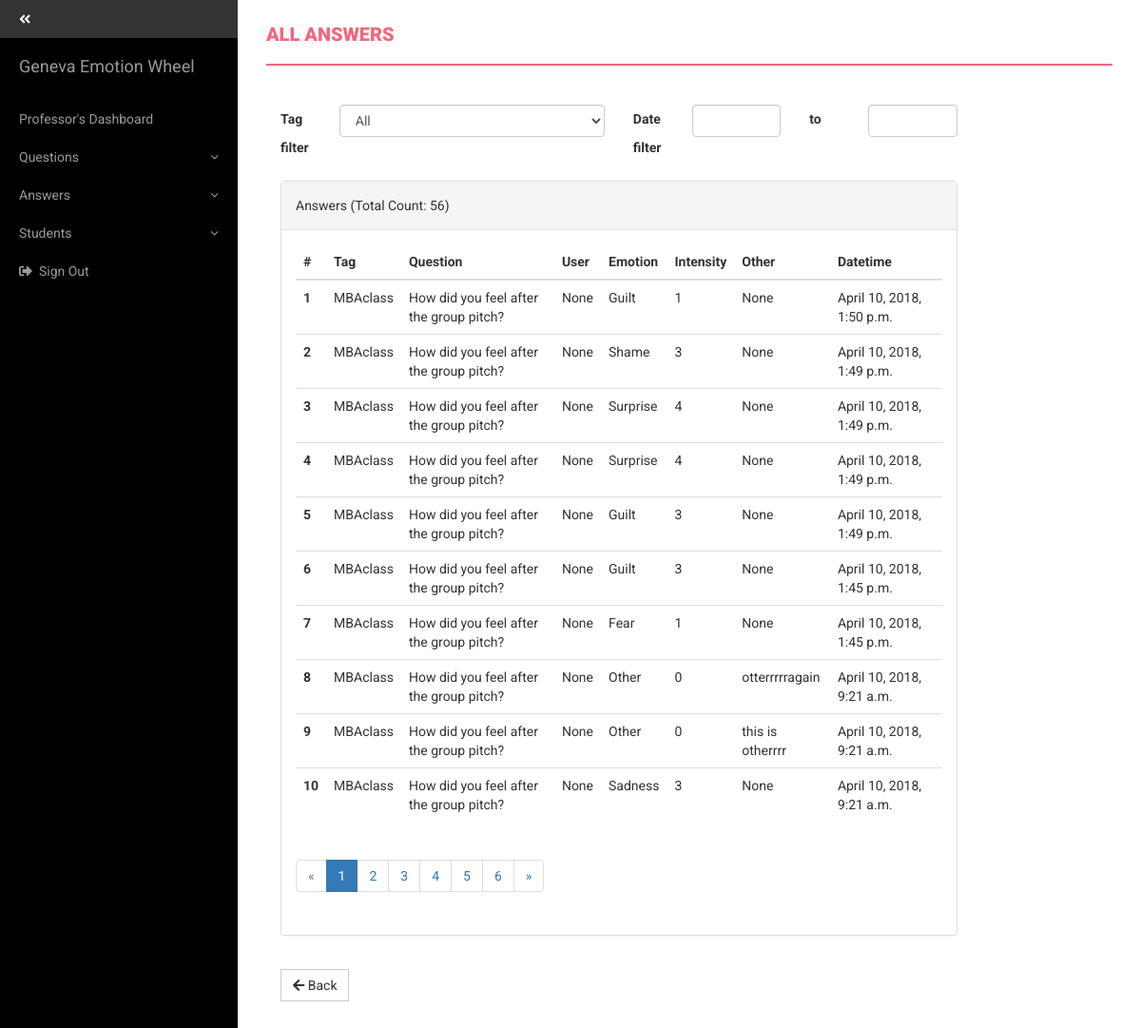
Page /base/answer-list/ (signed in) on the committed database.
### base/models.py (models this page shows, shortened)
class BaseModel(models.Model):
    date = models.DateTimeField('date', default=timezone.now())
    created_by = models.ForeignKey(TempUser, blank=True, null=True)
    is_active = models.BooleanField(default=True)
    class Meta:
        abstract=True

class Answer(BaseModel):
    emotion = models.CharField(max_length=18, choices=Emotion.EMOTION_CHOICES)
    intensity = models.IntegerField()
    question = models.ForeignKey(Question)
    note = models.CharField(max_length=50, blank=True, null=True)

class Question(BaseModel):
    status_choices = [
        ('open', 'Open'),
        ('closed', 'Closed')
    ]
    tag = models.CharField(max_length=24, blank=True, null=True)
    name = models.CharField(max_length=128)
    allow_anonymous = models.BooleanField(default=False)
    code = models.CharField(max_length=12, blank=True, null=True, unique=True)
    status = models.CharField(max_length=18, choices=status_choices, default='open')

### base/views.py (the view)
def answer_list(request, *args, **kwargs):
    user = session_check(request)
    if not user:
        return redirect('base:login')
    context = {}
    mode, mode_id = '', ''
    if 'mode' in kwargs:
        mode= kwargs.get('mode')
        context['mode'] = True
    if 'mode_id' in kwargs:
        mode_id = kwargs.get('mode_id')
    tag = request.GET.get('tag', None)
    page = request.GET.get('page')
    questions = Question.objects.filter(created_by=user, is_active=True)
    tags = questions.values_list('tag', flat=True)
    tags = list(set(filter(None, tags)))
    context['tags'] = tags
    title = 'All Answers'
    answers = Answer.objects.filter(question__created_by__pk=user.id, is_active=True).order_by('-pk')
    date_from = request.GET.get('date_from', None)
    date_to = request.GET.get('date_to', None)
    if date_from:
        start_date = datetime.datetime.strptime(date_from, "%m/%d/%Y")
        answers = answers.filter(date__gte=start_date)
        context['date_from'] = date_from
    if date_to:
        end_date = datetime.datetime.strptime(date_to, "%m/%d/%Y")
        answers = answers.filter(date__lte=end_date)
        context['date_to'] = date_to
    if mode == 'question':
        question = get_object_or_None(Question, id=int(mode_id))
        title = 'Answers to Question: {}'.format(question.name)
        answers = answers.filter(question__id=int(mode_id))
        context['question'] = question
    elif (tag and tag != 'all') or mode == 'tag':
        if tag:
            mode_id = tag
        context['tag'] = mode_id
        title = 'Answers by Tag: {}'.format(mode_id)
        answers = answers.filter(question__tag=mode_id)
    page_objects = paginate(page, answers)
    context['title'] = title
    context['object_list'] = page_objects
    context['count'] = answers.count()
    context['mode'] = mode
    return render(request, 'base/answer_list.html', context)

### base/views.py (called while the page is built)
def paginate(page, object_list, count_per_page=10):
    paginator = Paginator(object_list, count_per_page)
    try:
        objects = paginator.page(page)
    except PageNotAnInteger:
        objects = paginator.page(1)
    except EmptyPage:
        objects = paginator.page(paginator.num_pages)
    return objects

### helpers/context_processors.py (called while the page is built)
def user_processor(request):
    user = session_check(request)
    if not user:
        user = request.session.get('student', None)
    return {'temp_user': user}

### helpers/templatetags/helper_extras.py (called while the page is built, shortened)
def is_teacher(user):
    res = False
    try:
        if user and user.user_type and user.user_type == 't':
            res = True
    except:
        res=False
    return res

@register.filter(name='user_type')
def user_type(user, group):
    if user and group == 't':
        return is_teacher(user)
    else:
        return False

@register.simple_tag
def relative_url(value, field_name, urlencode=None):
    url = '?{}={}'.format(field_name, value)
    return url

### helpers/tools.py (called while the page is built)
def get_object_or_None(model, *args, **kwargs):
	try:
	    obj  = model.objects.get(*args, **kwargs)
	except ObjectDoesNotExist:
	    obj = False
	return obj

def session_check(request):
	if 'user' in request.session and request.session['user']:
		user_id = request.session.get('user')
		user = get_object_or_None(TempUser, id=user_id)
		return user
	else:
		return False
	return False

### base/templates/base/answer_list.html (shortened to what this page needs)
{% extends 'base/index.html' %}
{% load helper_extras %}
{% block page_head %} {{ title }} {% endblock %}
{% block content %}
{% if not mode %}
<div class='col-md-10'>
    <form  class='form-horizontal' id='tag_form' class='form-inline' action='{% url "base:answer_list" %}'>
    <div class='form-group'>
      <div class='col-sm-6 col-md-1'>
        <label for='keyword'>Tag filter </label>
      </div>
        <div class='col-sm-6 col-md-5'>
        <select class='form-control' style='width:100%;' id='tag' name='tag' onChange="this.form.submit();">
          <option value='all'>All</option>
        </select>
        </div>
        <div class='col-sm-6 col-md-1'>
        <label for='date_from'>Date filter </label>
      </div>
        <div class='col-sm-6 col-md-2'>
        <input class='datepicker form-control' id='date_from' name='date_from' {% if date_from %}value='{{ date_from }}'{% endif%} onChange="this.form.submit();"/>
        </div>
       <div class='col-sm-6 col-md-1'>
        <label for='date_from'>to </label>
      </div>
        <div class='col-sm-6 col-md-2'>
        <input class='datepicker form-control' id='date_to' name='date_to' {% if date_to %}value='{{ date_to }}'{% endif%} onChange="this.form.submit();"/>
        </div>
        </div>
     </form>
</div>
{% endif %}
<div class='col-md-10'>
<div class="panel panel-default">
  <div class="panel-heading">Answers (Total Count: {{ count }})</div>
  <div class='panel-body'>
    <div class="table-responsive">
        <table class="table table-hover">
          <thead>
            <tr>
              <th scope="col">#</th>
              {% if not mode == 'question' %}
              <th scope="col">Tag</th>
              <th scope="col">Question</th>
              {% endif %}
              <th scope="col">User</th>
              <th scope="col">Emotion</th>
              <th scope="col">Intensity</th>
              <th scope="col">Other</th>
              <th scope="col">Datetime</th>
            </tr>
          </thead>
          <tbody>
          {% for answer in object_list %}
            <tr>
              <th scope="row">{{ forloop.counter0|add:object_list.start_index }} </th>
              {% if not mode == 'question' %}
              <td>{{ answer.question.tag }}</td>
              <td>{{ answer.question.name }}</td>
              {% endif %}
              <td>{{ answer.created_by}}</td>
              <td>{{ answer.get_emotion_display }}</td>
              <td>{{ answer.intensity }}</td>
              <td>{{ answer.note }}</td>
              <td>{{ answer.date }}</td>
            </tr>
          {% endfor %}
          </tbody>
        </table>
        {% include "base/include/paginate_with_parameters.html" %}
    </div>
    </div>
</div>
</div>
{% if student %}
<div class='col-md-12 back'>
        <a type='button' href="{% url 'base:student_list' %}" class='btn btn-default btn-md'><i class="fas fa-arrow-left"></i>&nbsp;Back</a>
</div>
{% else %}
  {% if tag %}
      <div class='col-md-12 back'>
              <a type='button' href="{% url 'base:tag_list' %}" class='btn btn-default btn-md'><i class="fas fa-arrow-left"></i>&nbsp;Back</a>
      </div>
  {% else %}
      <div class='col-md-12 back'>
              <a type='button' href="{% url 'base:question_list' %}" class='btn btn-default btn-md'><i class="fas fa-arrow-left"></i>&nbsp;Back</a>
      </div>
  {% endif %}
{% endif %}
 {% endblock %}

### base/templates/base/index.html (shortened to what this page needs)
{% load static %}
{% load helper_extras %}
<!DOCTYPE html>
<html lang="en">
<head>
    <link href="{% static 'css/bootstrap.min.css' %}" rel="stylesheet">
    <link href="{% static 'css/simple-sidebar.css' %}" rel="stylesheet">
    <link href="{% static 'css/styles_extra.css' %}" rel="stylesheet">
     <link href="{% static 'css/styles.css' %}" rel="stylesheet">
     <link rel="stylesheet" href="{% static 'css/jquery-ui.css' %}">
</head>
<body>
    <div id="wrapper">
        <div id="sidebar-wrapper">
            <ul class="sidebar-nav">
            <li>
                <a href="#menu-toggle" class="menu-toggle" id="menu-toggle"><i class="fas fa-angle-double-left"></i></a>
            </li>
                <li class="menuitem sidebar-brand">
                    <a href="https://www.affective-sciences.org/gew/" target='new'>Geneva Emotion Wheel</a>
                </li>
                {% if temp_user|user_type:"t" %}
                <li class='menuitem'>
                    <a href="{% url 'base:dashboard' %}">Professor's Dashboard</a>
                </li>
                <li class='menuitem'>
                <a href="#questionsSubmenu" data-toggle="collapse" aria-expanded="false">Questions</a>
                </li>
                <li class='menuitem'>
                <a href="#answersSubmenu" data-toggle="collapse" aria-expanded="false">Answers</a>
                </li>
                 <li class='menuitem'>
                <a href="#usersSubmenu" data-toggle="collapse" aria-expanded="false">Students</a>
                </li>
                {% endif %}
                <li>
                    <a href="{% url 'base:logout' %}"><i class="fas fa-sign-out-alt"></i>
                        <p class='menuitem' style='display:inline'>&nbsp;Sign Out</p></a>
                </li>
            </ul>
        </div>
        <div id="page-content-wrapper">
            <div class="container-fluid">
                <div class="row">
                    <div class="col-lg-12">
                            <div class="row">
                                <div class="col-md-12">
                                    <h4 class="page-head-line">{% block page_head %}{% endblock %}</h4>
                                </div>
                            </div>
                            <div class="row">
                                <div class="col-md-12">
                                </div>
                            </div>
                        {% block content %}
                        {% endblock %}
                    </div>
                </div>
            </div>
        </div>
    </div>
</body>
</html>

### base/templates/base/include/paginate_with_parameters.html
{% load helper_extras %}
{% if object_list.has_other_pages %}
  <ul class="pagination">
    {% if object_list.has_previous %}
      <li><a href="?page={{ object_list.previous_page_number }}&{% relative_url i 'page' request.GET.urlencode %}">&laquo;</a></li>
    {% else %}
      <li class="disabled"><span>&laquo;</span></li>
    {% endif %}
    {% for i in object_list.paginator.page_range %}
      {% if object_list.number == i %}
        <li class="active"><span>{{ i }} <span class="sr-only">(current)</span></span></li>
      {% else %}
        <li><a href="{% relative_url i 'page' request.GET.urlencode %}">{{ i }}</a></li>
      {% endif %}
    {% endfor %}
    {% if object_list.has_next %}
      <li><a href="?page={{ object_list.next_page_number }}&{% relative_url i 'page' request.GET.urlencode %}">&raquo;</a></li>
    {% else %}
      <li class="disabled"><span>&raquo;</span></li>
    {% endif %}
  </ul>
{% endif %}

### static/css/simple-sidebar.css (style rules this page uses)
body { overflow-x: hidden; }
#wrapper { padding-left: 250px; -webkit-transition: all 0.5s ease; -moz-transition: all 0.5s ease; -o-transition: all 0.5s ease; transition: all 0.5s ease; }
#sidebar-wrapper { z-index: 1000; position: fixed; left: 250px; width: 250px; height: 100%; margin-left: -250px; overflow-y: auto; background: #000; -webkit-transition: all 0.5s ease; -moz-transition: all 0.5s ease; -o-transition: all 0.5s ease; transition: all 0.5s ease; }
#page-content-wrapper { width: 100%; padding: 15px; position: relative; }
.sidebar-nav { position: absolute; top: 0; width: 250px; margin: 0; padding: 0; list-style: none; }
.sidebar-nav li { text-indent: 20px; line-height: 40px; }
.sidebar-nav li a { display: block; text-decoration: none; color: #999999; }
.sidebar-nav > .sidebar-brand { height: 65px; font-size: 18px; line-height: 60px; }
.sidebar-nav > .sidebar-brand a { color: #999999; }

### static/css/styles_extra.css (style rules this page uses)
* { -webkit-font-smoothing: antialiased; }
.back { margin-top: 15px; margin-bottom: 15px; }
table > thead > tr > th, .highlight-column { font-weight: bold !important; }
a[data-toggle="collapse"] { position: relative; }
a[aria-expanded="false"]::before, a[aria-expanded="true"]::before { content: '\e259'; display: block; position: absolute; right: 20px; font-family: 'Glyphicons Halflings'; font-size: 0.6em; }

### static/css/styles.css (style rules this page uses)
body { font-family: 'Roboto', sans-serif; line-height: 30px; }
.page-head-line { font-weight: 900; padding-bottom: 20px; border-bottom: 2px solid #F0677C; text-transform: uppercase; color: #F0677C; font-size: 20px; margin-bottom: 40px; }
.btn { border-radius: 0px; -webkit-border-radius: 0px; -moz-border-radius: 0px; }

### rows in the picture
Answer: question.tag "MBAclass", question.name "How did you feel after the group pitch?", created_by "None", emotion "Guilt", intensity "1", note "None", date "April 10, 2018, 1:50 p.m."
Answer: question.tag "MBAclass", question.name "How did you feel after the group pitch?", created_by "None", emotion "Shame", intensity "3", note "None", date "April 10, 2018, 1:49 p.m."
Answer: question.tag "MBAclass", question.name "How did you feel after the group pitch?", created_by "None", emotion "Surprise", intensity "4", note "None", date "April 10, 2018, 1:49 p.m."
Answer: question.tag "MBAclass", question.name "How did you feel after the group pitch?", created_by "None", emotion "Surprise", intensity "4", note "None", date "April 10, 2018, 1:49 p.m."
Answer: question.tag "MBAclass", question.name "How did you feel after the group pitch?", created_by "None", emotion "Guilt", intensity "3", note "None", date "April 10, 2018, 1:49 p.m."
Answer: question.tag "MBAclass", question.name "How did you feel after the group pitch?", created_by "None", emotion "Guilt", intensity "3", note "None", date "April 10, 2018, 1:45 p.m."
Answer: question.tag "MBAclass", question.name "How did you feel after the group pitch?", created_by "None", emotion "Fear", intensity "1", note "None", date "April 10, 2018, 1:45 p.m."
Answer: question.tag "MBAclass", question.name "How did you feel after the group pitch?", created_by "None", emotion "Other", intensity "0", note "otterrrrragain", date "April 10, 2018, 9:21 a.m."
Answer: question.tag "MBAclass", question.name "How did you feel after the group pitch?", created_by "None", emotion "Other", intensity "0", note "this is otherrrr", date "April 10, 2018, 9:21 a.m."
Answer: question.tag "MBAclass", question.name "How did you feel after the group pitch?", created_by "None", emotion "Sadness", intensity "3", note "None", date "April 10, 2018, 9:21 a.m."

### other values in the picture
{{ title }} "ALL ANSWERS"
{{ count }} "56"
{{ i }} "1"
{{ i }} "2" "3" "4" "5" "6"
